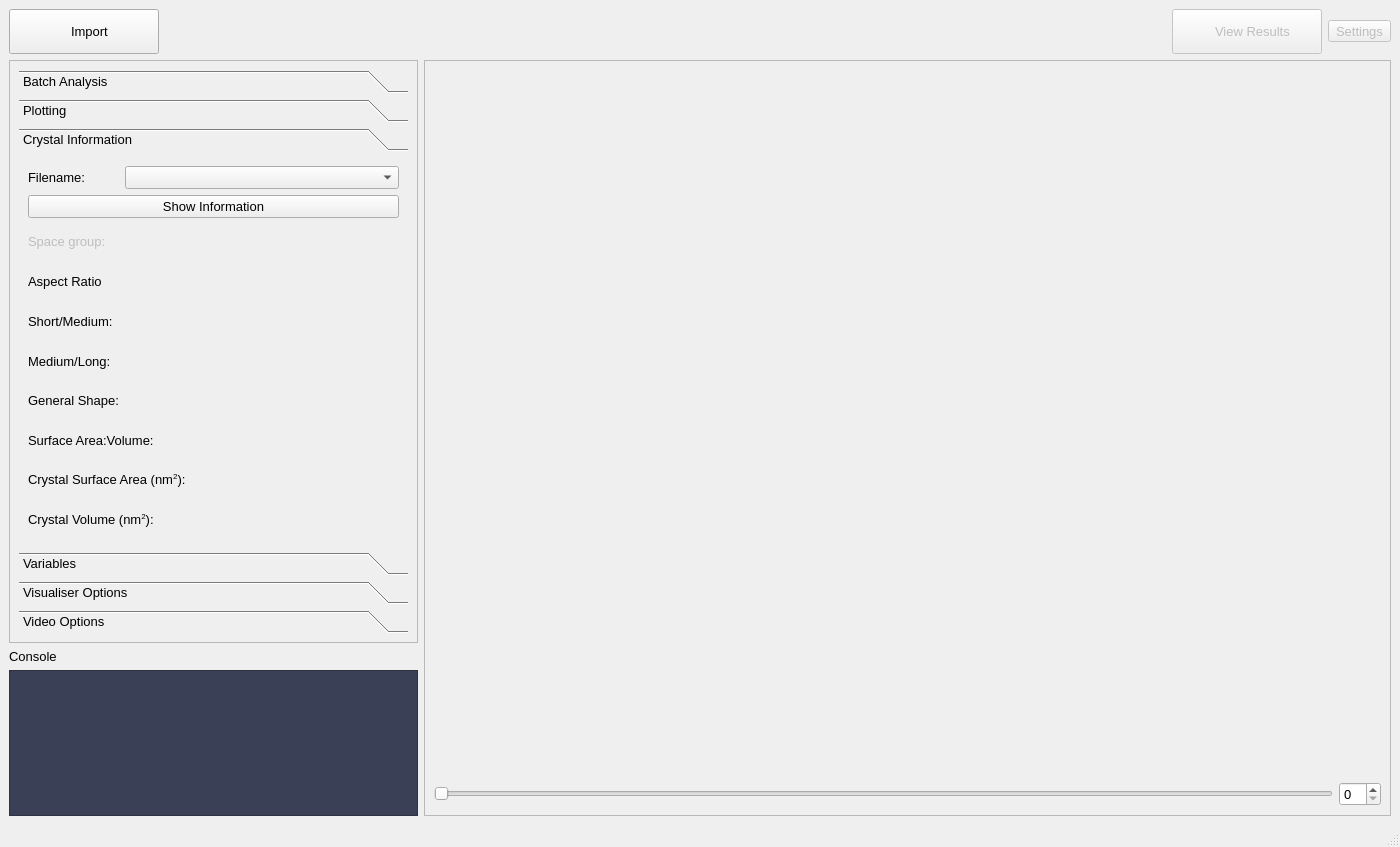
<?xml version="1.0" encoding="UTF-8"?>
<ui version="4.0">
 <class>MainWindow</class>
 <widget class="QMainWindow" name="MainWindow">
  <property name="enabled">
   <bool>true</bool>
  </property>
  <property name="geometry">
   <rect>
    <x>0</x>
    <y>0</y>
    <width>1400</width>
    <height>847</height>
   </rect>
  </property>
  <property name="font">
   <font>
    <family>Arial</family>
    <pointsize>10</pointsize>
   </font>
  </property>
  <property name="windowTitle">
   <string>CrystalAspects</string>
  </property>
  <property name="windowIcon">
   <iconset>
    <normaloff>../../../res/icon.png</normaloff>../../../res/icon.png</iconset>
  </property>
  <widget class="QWidget" name="centralwidget">
   <layout class="QGridLayout" name="gridLayout">
    <item row="0" column="0">
     <widget class="QPushButton" name="import_pushButton">
      <property name="sizePolicy">
       <sizepolicy hsizetype="Fixed" vsizetype="Fixed">
        <horstretch>0</horstretch>
        <verstretch>0</verstretch>
       </sizepolicy>
      </property>
      <property name="minimumSize">
       <size>
        <width>150</width>
        <height>45</height>
       </size>
      </property>
      <property name="baseSize">
       <size>
        <width>0</width>
        <height>0</height>
       </size>
      </property>
      <property name="text">
       <string>   Import</string>
      </property>
      <property name="icon">
       <iconset resource="../../../res/qticons.qrc">
        <normaloff>:/material_icons/material_icons/png/folder-arrow-down.png</normaloff>:/material_icons/material_icons/png/folder-arrow-down.png</iconset>
      </property>
      <property name="iconSize">
       <size>
        <width>20</width>
        <height>20</height>
       </size>
      </property>
     </widget>
    </item>
    <item row="0" column="9">
     <widget class="QToolButton" name="settings_toolButton">
      <property name="enabled">
       <bool>false</bool>
      </property>
      <property name="text">
       <string>Settings</string>
      </property>
      <property name="icon">
       <iconset resource="../../../res/qticons.qrc">
        <normaloff>:/material_icons/material_icons/png/cog.png</normaloff>:/material_icons/material_icons/png/cog.png</iconset>
      </property>
      <property name="iconSize">
       <size>
        <width>20</width>
        <height>20</height>
       </size>
      </property>
     </widget>
    </item>
    <item row="3" column="7" rowspan="3" colspan="3">
     <widget class="QScrollArea" name="vis_scrollArea">
      <property name="sizePolicy">
       <sizepolicy hsizetype="Expanding" vsizetype="Expanding">
        <horstretch>30</horstretch>
        <verstretch>0</verstretch>
       </sizepolicy>
      </property>
      <property name="widgetResizable">
       <bool>true</bool>
      </property>
      <widget class="QWidget" name="scrollAreaWidgetContents_4">
       <property name="geometry">
        <rect>
         <x>0</x>
         <y>0</y>
         <width>951</width>
         <height>754</height>
        </rect>
       </property>
       <layout class="QGridLayout" name="gridLayout_4">
        <item row="0" column="1" colspan="2">
         <widget class="QFrame" name="main_frame">
          <property name="sizePolicy">
           <sizepolicy hsizetype="Preferred" vsizetype="Preferred">
            <horstretch>0</horstretch>
            <verstretch>5</verstretch>
           </sizepolicy>
          </property>
          <layout class="QGridLayout" name="gl_vLayout" rowstretch="0"/>
         </widget>
        </item>
        <item row="1" column="1">
         <widget class="QSlider" name="xyz_horizontalSlider">
          <property name="orientation">
           <enum>Qt::Horizontal</enum>
          </property>
         </widget>
        </item>
        <item row="1" column="2">
         <widget class="QSpinBox" name="xyz_spinBox"/>
        </item>
       </layout>
      </widget>
     </widget>
    </item>
    <item row="5" column="0" colspan="3">
     <widget class="QTextEdit" name="output_textbox">
      <property name="sizePolicy">
       <sizepolicy hsizetype="Expanding" vsizetype="Expanding">
        <horstretch>5</horstretch>
        <verstretch>1</verstretch>
       </sizepolicy>
      </property>
      <property name="minimumSize">
       <size>
        <width>0</width>
        <height>75</height>
       </size>
      </property>
      <property name="styleSheet">
       <string notr="true">background-color: rgb(58, 64, 85);
color: rgb(255, 255, 255);</string>
      </property>
      <property name="readOnly">
       <bool>true</bool>
      </property>
     </widget>
    </item>
    <item row="4" column="0" colspan="3">
     <widget class="QLabel" name="console_label">
      <property name="sizePolicy">
       <sizepolicy hsizetype="Preferred" vsizetype="Preferred">
        <horstretch>0</horstretch>
        <verstretch>0</verstretch>
       </sizepolicy>
      </property>
      <property name="layoutDirection">
       <enum>Qt::LeftToRight</enum>
      </property>
      <property name="text">
       <string>Console</string>
      </property>
     </widget>
    </item>
    <item row="3" column="0" colspan="3">
     <widget class="QScrollArea" name="scrollArea_options">
      <property name="sizePolicy">
       <sizepolicy hsizetype="Expanding" vsizetype="Expanding">
        <horstretch>5</horstretch>
        <verstretch>4</verstretch>
       </sizepolicy>
      </property>
      <property name="widgetResizable">
       <bool>true</bool>
      </property>
      <widget class="QWidget" name="scrollAreaWidgetContents_5">
       <property name="geometry">
        <rect>
         <x>0</x>
         <y>0</y>
         <width>411</width>
         <height>574</height>
        </rect>
       </property>
       <layout class="QGridLayout" name="gridLayout_12">
        <item row="1" column="0">
         <widget class="QToolBox" name="main_toolBox">
          <property name="sizePolicy">
           <sizepolicy hsizetype="Preferred" vsizetype="Preferred">
            <horstretch>0</horstretch>
            <verstretch>3</verstretch>
           </sizepolicy>
          </property>
          <property name="minimumSize">
           <size>
            <width>0</width>
            <height>450</height>
           </size>
          </property>
          <property name="currentIndex">
           <number>2</number>
          </property>
          <widget class="QWidget" name="batch_analysis_tab">
           <property name="geometry">
            <rect>
             <x>0</x>
             <y>0</y>
             <width>387</width>
             <height>370</height>
            </rect>
           </property>
           <attribute name="label">
            <string>Batch Analysis</string>
           </attribute>
           <layout class="QGridLayout" name="gridLayout_6">
            <item row="1" column="0">
             <spacer name="verticalSpacer_3">
              <property name="orientation">
               <enum>Qt::Vertical</enum>
              </property>
              <property name="sizeHint" stdset="0">
               <size>
                <width>20</width>
                <height>40</height>
               </size>
              </property>
             </spacer>
            </item>
            <item row="2" column="0" colspan="3">
             <widget class="QProgressBar" name="progressBar">
              <property name="styleSheet">
               <string notr="true">QProgressBar {
	background-color: rgb(213, 215, 255);
	color: rgb(0, 0, 127);
	border-style: none;
	border-radius: 10px;
	text-align: center;
}
QProgressBar::chunk{
	border-radius: 10px;
	background-color: qlineargradient(spread:pad, x1:0, y1:0.5, x2:1, y2:0.489, stop:0 rgba(255, 170, 255, 255), stop:1 rgba(185, 135, 255, 255));
}</string>
              </property>
              <property name="value">
               <number>0</number>
              </property>
             </widget>
            </item>
           </layout>
          </widget>
          <widget class="QWidget" name="plotting_tab">
           <property name="geometry">
            <rect>
             <x>0</x>
             <y>0</y>
             <width>387</width>
             <height>370</height>
            </rect>
           </property>
           <attribute name="label">
            <string>Plotting</string>
           </attribute>
          </widget>
          <widget class="QWidget" name="crystal_info_tab">
           <property name="geometry">
            <rect>
             <x>0</x>
             <y>0</y>
             <width>387</width>
             <height>370</height>
            </rect>
           </property>
           <attribute name="label">
            <string>Crystal Information</string>
           </attribute>
           <layout class="QGridLayout" name="gridLayout_2">
            <item row="5" column="0">
             <widget class="QLabel" name="ml_label">
              <property name="text">
               <string>Medium/Long:</string>
              </property>
             </widget>
            </item>
            <item row="7" column="0">
             <widget class="QLabel" name="crystal_savol_label">
              <property name="text">
               <string>Surface Area:Volume:</string>
              </property>
             </widget>
            </item>
            <item row="2" column="0">
             <widget class="QLabel" name="spacegroup_label">
              <property name="enabled">
               <bool>false</bool>
              </property>
              <property name="text">
               <string>Space group:</string>
              </property>
             </widget>
            </item>
            <item row="3" column="0">
             <widget class="QLabel" name="crystal_ar_label">
              <property name="text">
               <string>Aspect Ratio</string>
              </property>
             </widget>
            </item>
            <item row="1" column="0">
             <widget class="QPushButton" name="show_info_button">
              <property name="sizePolicy">
               <sizepolicy hsizetype="Minimum" vsizetype="Fixed">
                <horstretch>1</horstretch>
                <verstretch>0</verstretch>
               </sizepolicy>
              </property>
              <property name="minimumSize">
               <size>
                <width>200</width>
                <height>0</height>
               </size>
              </property>
              <property name="text">
               <string>Show Information</string>
              </property>
             </widget>
            </item>
            <item row="4" column="0">
             <widget class="QLabel" name="sm_label">
              <property name="text">
               <string>Short/Medium:</string>
              </property>
             </widget>
            </item>
            <item row="9" column="0">
             <widget class="QLabel" name="crystal_vol_label">
              <property name="text">
               <string>Crystal Volume (nm&lt;sup&gt;2&lt;/sup&gt;):</string>
              </property>
             </widget>
            </item>
            <item row="0" column="0">
             <layout class="QHBoxLayout" name="horizontalLayout">
              <item>
               <widget class="QLabel" name="fname_label">
                <property name="sizePolicy">
                 <sizepolicy hsizetype="Preferred" vsizetype="Preferred">
                  <horstretch>1</horstretch>
                  <verstretch>0</verstretch>
                 </sizepolicy>
                </property>
                <property name="text">
                 <string>Filename:</string>
                </property>
               </widget>
              </item>
              <item>
               <widget class="QComboBox" name="fname_comboBox">
                <property name="sizePolicy">
                 <sizepolicy hsizetype="Preferred" vsizetype="Fixed">
                  <horstretch>3</horstretch>
                  <verstretch>1</verstretch>
                 </sizepolicy>
                </property>
                <property name="minimumSize">
                 <size>
                  <width>200</width>
                  <height>0</height>
                 </size>
                </property>
               </widget>
              </item>
             </layout>
            </item>
            <item row="8" column="0">
             <widget class="QLabel" name="crystal_sa_label">
              <property name="text">
               <string>Crystal Surface Area (nm&lt;sup&gt;2&lt;/sup&gt;):</string>
              </property>
             </widget>
            </item>
            <item row="6" column="0">
             <widget class="QLabel" name="shape_label">
              <property name="text">
               <string>General Shape:</string>
              </property>
             </widget>
            </item>
           </layout>
          </widget>
          <widget class="QWidget" name="variables_tab">
           <property name="geometry">
            <rect>
             <x>0</x>
             <y>0</y>
             <width>387</width>
             <height>370</height>
            </rect>
           </property>
           <attribute name="label">
            <string>Variables</string>
           </attribute>
           <layout class="QGridLayout" name="gridLayout_7">
            <item row="1" column="0">
             <widget class="QLabel" name="EVariable_title_label_2">
              <property name="font">
               <font>
                <family>Arial</family>
                <pointsize>10</pointsize>
                <weight>75</weight>
                <italic>false</italic>
                <bold>true</bold>
               </font>
              </property>
              <property name="text">
               <string>Variables:</string>
              </property>
             </widget>
            </item>
            <item row="0" column="0" alignment="Qt::AlignLeft">
             <widget class="QPushButton" name="select_summary_slider_button">
              <property name="enabled">
               <bool>false</bool>
              </property>
              <property name="sizePolicy">
               <sizepolicy hsizetype="Minimum" vsizetype="Fixed">
                <horstretch>0</horstretch>
                <verstretch>1</verstretch>
               </sizepolicy>
              </property>
              <property name="minimumSize">
               <size>
                <width>200</width>
                <height>0</height>
               </size>
              </property>
              <property name="font">
               <font>
                <family>Arial</family>
                <pointsize>10</pointsize>
                <weight>75</weight>
                <italic>false</italic>
                <bold>true</bold>
               </font>
              </property>
              <property name="text">
               <string>Select Summary File</string>
              </property>
             </widget>
            </item>
            <item row="2" column="0">
             <layout class="QGridLayout" name="E_variables_layout">
              <property name="sizeConstraint">
               <enum>QLayout::SetNoConstraint</enum>
              </property>
             </layout>
            </item>
            <item row="3" column="0">
             <spacer name="verticalSpacer">
              <property name="orientation">
               <enum>Qt::Vertical</enum>
              </property>
              <property name="sizeHint" stdset="0">
               <size>
                <width>20</width>
                <height>40</height>
               </size>
              </property>
             </spacer>
            </item>
           </layout>
          </widget>
          <widget class="QWidget" name="vis_options_tab">
           <property name="geometry">
            <rect>
             <x>0</x>
             <y>0</y>
             <width>372</width>
             <height>404</height>
            </rect>
           </property>
           <attribute name="label">
            <string>Visualiser Options</string>
           </attribute>
           <layout class="QVBoxLayout" name="verticalLayout">
            <item>
             <widget class="QPushButton" name="saveFrame_button">
              <property name="text">
               <string>   Save Frame</string>
              </property>
              <property name="icon">
               <iconset resource="../../../res/qticons.qrc">
                <normaloff>:/material_icons/material_icons/png/content-save.png</normaloff>:/material_icons/material_icons/png/content-save.png</iconset>
              </property>
             </widget>
            </item>
            <item>
             <widget class="QLabel" name="display_options_label">
              <property name="font">
               <font>
                <family>Arial</family>
                <pointsize>10</pointsize>
                <weight>75</weight>
                <italic>false</italic>
                <bold>true</bold>
               </font>
              </property>
              <property name="text">
               <string>Display Options</string>
              </property>
             </widget>
            </item>
            <item>
             <layout class="QGridLayout" name="gridLayout_5">
              <item row="0" column="0">
               <widget class="QLabel" name="zoom_label">
                <property name="text">
                 <string>Zoom</string>
                </property>
               </widget>
              </item>
              <item row="0" column="1">
               <widget class="QSlider" name="zoom_slider">
                <property name="sizePolicy">
                 <sizepolicy hsizetype="Expanding" vsizetype="Fixed">
                  <horstretch>0</horstretch>
                  <verstretch>0</verstretch>
                 </sizepolicy>
                </property>
                <property name="font">
                 <font>
                  <family>Arial</family>
                  <pointsize>8</pointsize>
                  <weight>75</weight>
                  <italic>false</italic>
                  <bold>true</bold>
                 </font>
                </property>
                <property name="orientation">
                 <enum>Qt::Horizontal</enum>
                </property>
               </widget>
              </item>
              <item row="1" column="0">
               <widget class="QLabel" name="pointsize_label">
                <property name="text">
                 <string>Point Size</string>
                </property>
               </widget>
              </item>
              <item row="1" column="1">
               <widget class="QSlider" name="point_slider">
                <property name="orientation">
                 <enum>Qt::Horizontal</enum>
                </property>
               </widget>
              </item>
              <item row="2" column="0">
               <widget class="QLabel" name="brightness_label">
                <property name="enabled">
                 <bool>false</bool>
                </property>
                <property name="text">
                 <string>Brightness</string>
                </property>
               </widget>
              </item>
              <item row="2" column="1">
               <widget class="QSlider" name="brightness_slider">
                <property name="enabled">
                 <bool>false</bool>
                </property>
                <property name="maximum">
                 <number>100</number>
                </property>
                <property name="orientation">
                 <enum>Qt::Horizontal</enum>
                </property>
               </widget>
              </item>
              <item row="3" column="0">
               <widget class="QLabel" name="resolution_label">
                <property name="enabled">
                 <bool>false</bool>
                </property>
                <property name="text">
                 <string>Resolution</string>
                </property>
               </widget>
              </item>
              <item row="3" column="1">
               <widget class="QSlider" name="resolution_slider">
                <property name="enabled">
                 <bool>false</bool>
                </property>
                <property name="orientation">
                 <enum>Qt::Horizontal</enum>
                </property>
               </widget>
              </item>
             </layout>
            </item>
            <item>
             <widget class="QLabel" name="point_type_label">
              <property name="enabled">
               <bool>true</bool>
              </property>
              <property name="font">
               <font>
                <family>Arial</family>
                <pointsize>10</pointsize>
                <weight>75</weight>
                <italic>false</italic>
                <bold>true</bold>
               </font>
              </property>
              <property name="text">
               <string>Point Type</string>
              </property>
             </widget>
            </item>
            <item>
             <widget class="QComboBox" name="pointtype_comboBox">
              <property name="enabled">
               <bool>true</bool>
              </property>
             </widget>
            </item>
            <item>
             <widget class="QLabel" name="colour_mode_label">
              <property name="font">
               <font>
                <family>Arial</family>
                <pointsize>10</pointsize>
                <weight>75</weight>
                <italic>false</italic>
                <bold>true</bold>
               </font>
              </property>
              <property name="text">
               <string>Colour Mode</string>
              </property>
             </widget>
            </item>
            <item>
             <widget class="QComboBox" name="colourmode_comboBox"/>
            </item>
            <item>
             <widget class="QLabel" name="colour_label">
              <property name="font">
               <font>
                <family>Arial</family>
                <pointsize>10</pointsize>
                <weight>75</weight>
                <italic>false</italic>
                <bold>true</bold>
               </font>
              </property>
              <property name="text">
               <string>Colour</string>
              </property>
             </widget>
            </item>
            <item>
             <widget class="QComboBox" name="colour_comboBox"/>
            </item>
            <item>
             <widget class="QLabel" name="colour_label_2">
              <property name="font">
               <font>
                <family>Arial</family>
                <pointsize>10</pointsize>
                <weight>75</weight>
                <italic>false</italic>
                <bold>true</bold>
               </font>
              </property>
              <property name="text">
               <string>Background Colour</string>
              </property>
             </widget>
            </item>
            <item>
             <widget class="QComboBox" name="bgcolour_comboBox"/>
            </item>
           </layout>
          </widget>
          <widget class="QWidget" name="video_options_tab">
           <property name="geometry">
            <rect>
             <x>0</x>
             <y>0</y>
             <width>387</width>
             <height>370</height>
            </rect>
           </property>
           <attribute name="label">
            <string>Video Options</string>
           </attribute>
           <layout class="QGridLayout" name="gridLayout_11">
            <item row="2" column="1">
             <widget class="QPushButton" name="pause_button">
              <property name="minimumSize">
               <size>
                <width>0</width>
                <height>45</height>
               </size>
              </property>
              <property name="text">
               <string>   Pause</string>
              </property>
              <property name="icon">
               <iconset resource="../../../res/qticons.qrc">
                <normaloff>:/material_icons/material_icons/png/pause-box.png</normaloff>:/material_icons/material_icons/png/pause-box.png</iconset>
              </property>
             </widget>
            </item>
            <item row="13" column="1">
             <widget class="QPushButton" name="end_simvis_button">
              <property name="minimumSize">
               <size>
                <width>0</width>
                <height>45</height>
               </size>
              </property>
              <property name="text">
               <string>   End</string>
              </property>
              <property name="icon">
               <iconset resource="../../../res/qticons.qrc">
                <normaloff>:/material_icons/material_icons/png/step-forward-2.png</normaloff>:/material_icons/material_icons/png/step-forward-2.png</iconset>
              </property>
             </widget>
            </item>
            <item row="2" column="0">
             <widget class="QPushButton" name="play_button">
              <property name="minimumSize">
               <size>
                <width>0</width>
                <height>45</height>
               </size>
              </property>
              <property name="text">
               <string>   Play</string>
              </property>
              <property name="icon">
               <iconset resource="../../../res/qticons.qrc">
                <normaloff>:/material_icons/material_icons/png/play-box.png</normaloff>:/material_icons/material_icons/png/play-box.png</iconset>
              </property>
             </widget>
            </item>
            <item row="18" column="0">
             <spacer name="verticalSpacer_2">
              <property name="orientation">
               <enum>Qt::Vertical</enum>
              </property>
              <property name="sizeHint" stdset="0">
               <size>
                <width>20</width>
                <height>40</height>
               </size>
              </property>
             </spacer>
            </item>
            <item row="0" column="1">
             <widget class="QSpinBox" name="current_frame_spinBox">
              <property name="minimumSize">
               <size>
                <width>0</width>
                <height>20</height>
               </size>
              </property>
             </widget>
            </item>
            <item row="1" column="0" colspan="2">
             <widget class="QComboBox" name="current_frame_comboBox">
              <property name="minimumSize">
               <size>
                <width>0</width>
                <height>20</height>
               </size>
              </property>
             </widget>
            </item>
            <item row="14" column="0" colspan="2">
             <widget class="QSlider" name="frame_slider">
              <property name="orientation">
               <enum>Qt::Horizontal</enum>
              </property>
             </widget>
            </item>
            <item row="13" column="0">
             <widget class="QPushButton" name="start_simvis_button">
              <property name="minimumSize">
               <size>
                <width>0</width>
                <height>45</height>
               </size>
              </property>
              <property name="text">
               <string>   Start</string>
              </property>
              <property name="icon">
               <iconset resource="../../../res/qticons.qrc">
                <normaloff>:/material_icons/material_icons/png/step-backward-2.png</normaloff>:/material_icons/material_icons/png/step-backward-2.png</iconset>
              </property>
             </widget>
            </item>
            <item row="0" column="0">
             <widget class="QLabel" name="current_frame_label">
              <property name="text">
               <string>Current Frame</string>
              </property>
             </widget>
            </item>
            <item row="4" column="0">
             <widget class="QPushButton" name="previous_button">
              <property name="minimumSize">
               <size>
                <width>0</width>
                <height>40</height>
               </size>
              </property>
              <property name="text">
               <string>   Previous</string>
              </property>
              <property name="icon">
               <iconset resource="../../../res/qticons.qrc">
                <normaloff>:/material_icons/material_icons/png/step-backward.png</normaloff>:/material_icons/material_icons/png/step-backward.png</iconset>
              </property>
             </widget>
            </item>
            <item row="4" column="1">
             <widget class="QPushButton" name="next_button">
              <property name="minimumSize">
               <size>
                <width>0</width>
                <height>45</height>
               </size>
              </property>
              <property name="text">
               <string>   Next</string>
              </property>
              <property name="icon">
               <iconset resource="../../../res/qticons.qrc">
                <normaloff>:/material_icons/material_icons/png/step-forward.png</normaloff>:/material_icons/material_icons/png/step-forward.png</iconset>
              </property>
             </widget>
            </item>
           </layout>
          </widget>
         </widget>
        </item>
       </layout>
      </widget>
     </widget>
    </item>
    <item row="0" column="8">
     <widget class="QPushButton" name="open_saved_pushButton">
      <property name="enabled">
       <bool>false</bool>
      </property>
      <property name="sizePolicy">
       <sizepolicy hsizetype="Fixed" vsizetype="Fixed">
        <horstretch>0</horstretch>
        <verstretch>0</verstretch>
       </sizepolicy>
      </property>
      <property name="minimumSize">
       <size>
        <width>150</width>
        <height>45</height>
       </size>
      </property>
      <property name="baseSize">
       <size>
        <width>0</width>
        <height>0</height>
       </size>
      </property>
      <property name="text">
       <string>   View Results</string>
      </property>
      <property name="icon">
       <iconset resource="../../../res/qticons.qrc">
        <normaloff>:/material_icons/material_icons/png/folder-arrow-right.png</normaloff>:/material_icons/material_icons/png/folder-arrow-right.png</iconset>
      </property>
      <property name="iconSize">
       <size>
        <width>20</width>
        <height>20</height>
       </size>
      </property>
     </widget>
    </item>
   </layout>
  </widget>
  <widget class="QStatusBar" name="statusbar">
   <property name="font">
    <font>
     <family>Arial</family>
     <pointsize>8</pointsize>
     <italic>true</italic>
    </font>
   </property>
   <property name="cursor">
    <cursorShape>ArrowCursor</cursorShape>
   </property>
  </widget>
  <action name="actionOpen_Simulations">
   <property name="text">
    <string>Open Simulations</string>
   </property>
  </action>
  <action name="actionOpen_XYZs">
   <property name="text">
    <string>Open XYZs</string>
   </property>
  </action>
  <action name="actionOpen_Outputs">
   <property name="text">
    <string>Open Outputs</string>
   </property>
  </action>
  <action name="actionAmber">
   <property name="text">
    <string>Amber</string>
   </property>
  </action>
  <action name="actionBlue">
   <property name="text">
    <string>Blue</string>
   </property>
  </action>
  <action name="actionCyan">
   <property name="text">
    <string>Cyan</string>
   </property>
  </action>
  <action name="actionCyan_500">
   <property name="text">
    <string>Cyan-500</string>
   </property>
  </action>
  <action name="actionLight_green">
   <property name="text">
    <string>Light-green</string>
   </property>
  </action>
  <action name="actionPink">
   <property name="text">
    <string>Pink</string>
   </property>
  </action>
  <action name="actionPurple">
   <property name="text">
    <string>Purple</string>
   </property>
  </action>
  <action name="actionRed_2">
   <property name="text">
    <string>Red</string>
   </property>
  </action>
  <action name="actionTeal">
   <property name="text">
    <string>Teal</string>
   </property>
  </action>
  <action name="actionYellow">
   <property name="text">
    <string>Yellow</string>
   </property>
  </action>
  <action name="actionAmber_2">
   <property name="text">
    <string>Amber</string>
   </property>
  </action>
  <action name="actionBlue_2">
   <property name="text">
    <string>Blue</string>
   </property>
  </action>
  <action name="actionCyan_2">
   <property name="text">
    <string>Cyan</string>
   </property>
  </action>
  <action name="actionLight_green_2">
   <property name="text">
    <string>Light-green</string>
   </property>
  </action>
  <action name="actionPink_2">
   <property name="text">
    <string>Pink</string>
   </property>
  </action>
  <action name="actionPurple_2">
   <property name="text">
    <string>Purple</string>
   </property>
  </action>
  <action name="actionRed">
   <property name="text">
    <string>Red</string>
   </property>
  </action>
  <action name="actionTeal_2">
   <property name="text">
    <string>Teal</string>
   </property>
  </action>
  <action name="actionCyan_501">
   <property name="text">
    <string>Cyan-500</string>
   </property>
  </action>
  <action name="actionLight_green_3">
   <property name="text">
    <string>Light-green</string>
   </property>
  </action>
  <action name="actionPink_3">
   <property name="text">
    <string>Pink</string>
   </property>
  </action>
  <action name="actionPurple_3">
   <property name="text">
    <string>Purple</string>
   </property>
  </action>
  <action name="actionRed_3">
   <property name="text">
    <string>Red</string>
   </property>
  </action>
  <action name="actionTeal_3">
   <property name="text">
    <string>Teal</string>
   </property>
  </action>
  <action name="actionYellow_2">
   <property name="text">
    <string>Yellow</string>
   </property>
  </action>
  <action name="action_5">
   <property name="checkable">
    <bool>false</bool>
   </property>
   <property name="text">
    <string>-5</string>
   </property>
  </action>
  <action name="action_4">
   <property name="text">
    <string>-4</string>
   </property>
  </action>
  <action name="action_6">
   <property name="text">
    <string>-3</string>
   </property>
  </action>
  <action name="action_7">
   <property name="text">
    <string>-2</string>
   </property>
  </action>
  <action name="action_1">
   <property name="text">
    <string>-1</string>
   </property>
  </action>
  <action name="action0">
   <property name="text">
    <string>0</string>
   </property>
  </action>
  <action name="action1">
   <property name="text">
    <string>1</string>
   </property>
  </action>
  <action name="action2">
   <property name="text">
    <string>2</string>
   </property>
  </action>
  <action name="action3">
   <property name="text">
    <string>3</string>
   </property>
  </action>
  <action name="action4">
   <property name="text">
    <string>4</string>
   </property>
  </action>
  <action name="action5">
   <property name="text">
    <string>5</string>
   </property>
  </action>
  <action name="actionDensity_2">
   <property name="text">
    <string>Density</string>
   </property>
  </action>
  <action name="actionStyle">
   <property name="text">
    <string>Style</string>
   </property>
  </action>
  <action name="action_8">
   <property name="text">
    <string>-4</string>
   </property>
  </action>
  <action name="action_9">
   <property name="text">
    <string>-3</string>
   </property>
  </action>
  <action name="action_10">
   <property name="text">
    <string>-2</string>
   </property>
  </action>
  <action name="action_11">
   <property name="text">
    <string>-1</string>
   </property>
  </action>
  <action name="action0_2">
   <property name="text">
    <string>0</string>
   </property>
  </action>
  <action name="action1_2">
   <property name="text">
    <string>1</string>
   </property>
  </action>
  <action name="action2_2">
   <property name="text">
    <string>2</string>
   </property>
  </action>
  <action name="action3_2">
   <property name="text">
    <string>3</string>
   </property>
  </action>
  <action name="action4_2">
   <property name="text">
    <string>4</string>
   </property>
  </action>
  <action name="action_12">
   <property name="text">
    <string>-3</string>
   </property>
  </action>
  <action name="action_13">
   <property name="text">
    <string>-2</string>
   </property>
  </action>
  <action name="action_14">
   <property name="text">
    <string>-1</string>
   </property>
  </action>
  <action name="action0_3">
   <property name="text">
    <string>0</string>
   </property>
  </action>
  <action name="action1_3">
   <property name="text">
    <string>1</string>
   </property>
  </action>
  <action name="action2_3">
   <property name="text">
    <string>2</string>
   </property>
  </action>
  <action name="action3_3">
   <property name="text">
    <string>3</string>
   </property>
  </action>
 </widget>
 <resources>
  <include location="../../../res/qticons.qrc"/>
 </resources>
 <connections/>
</ui>
